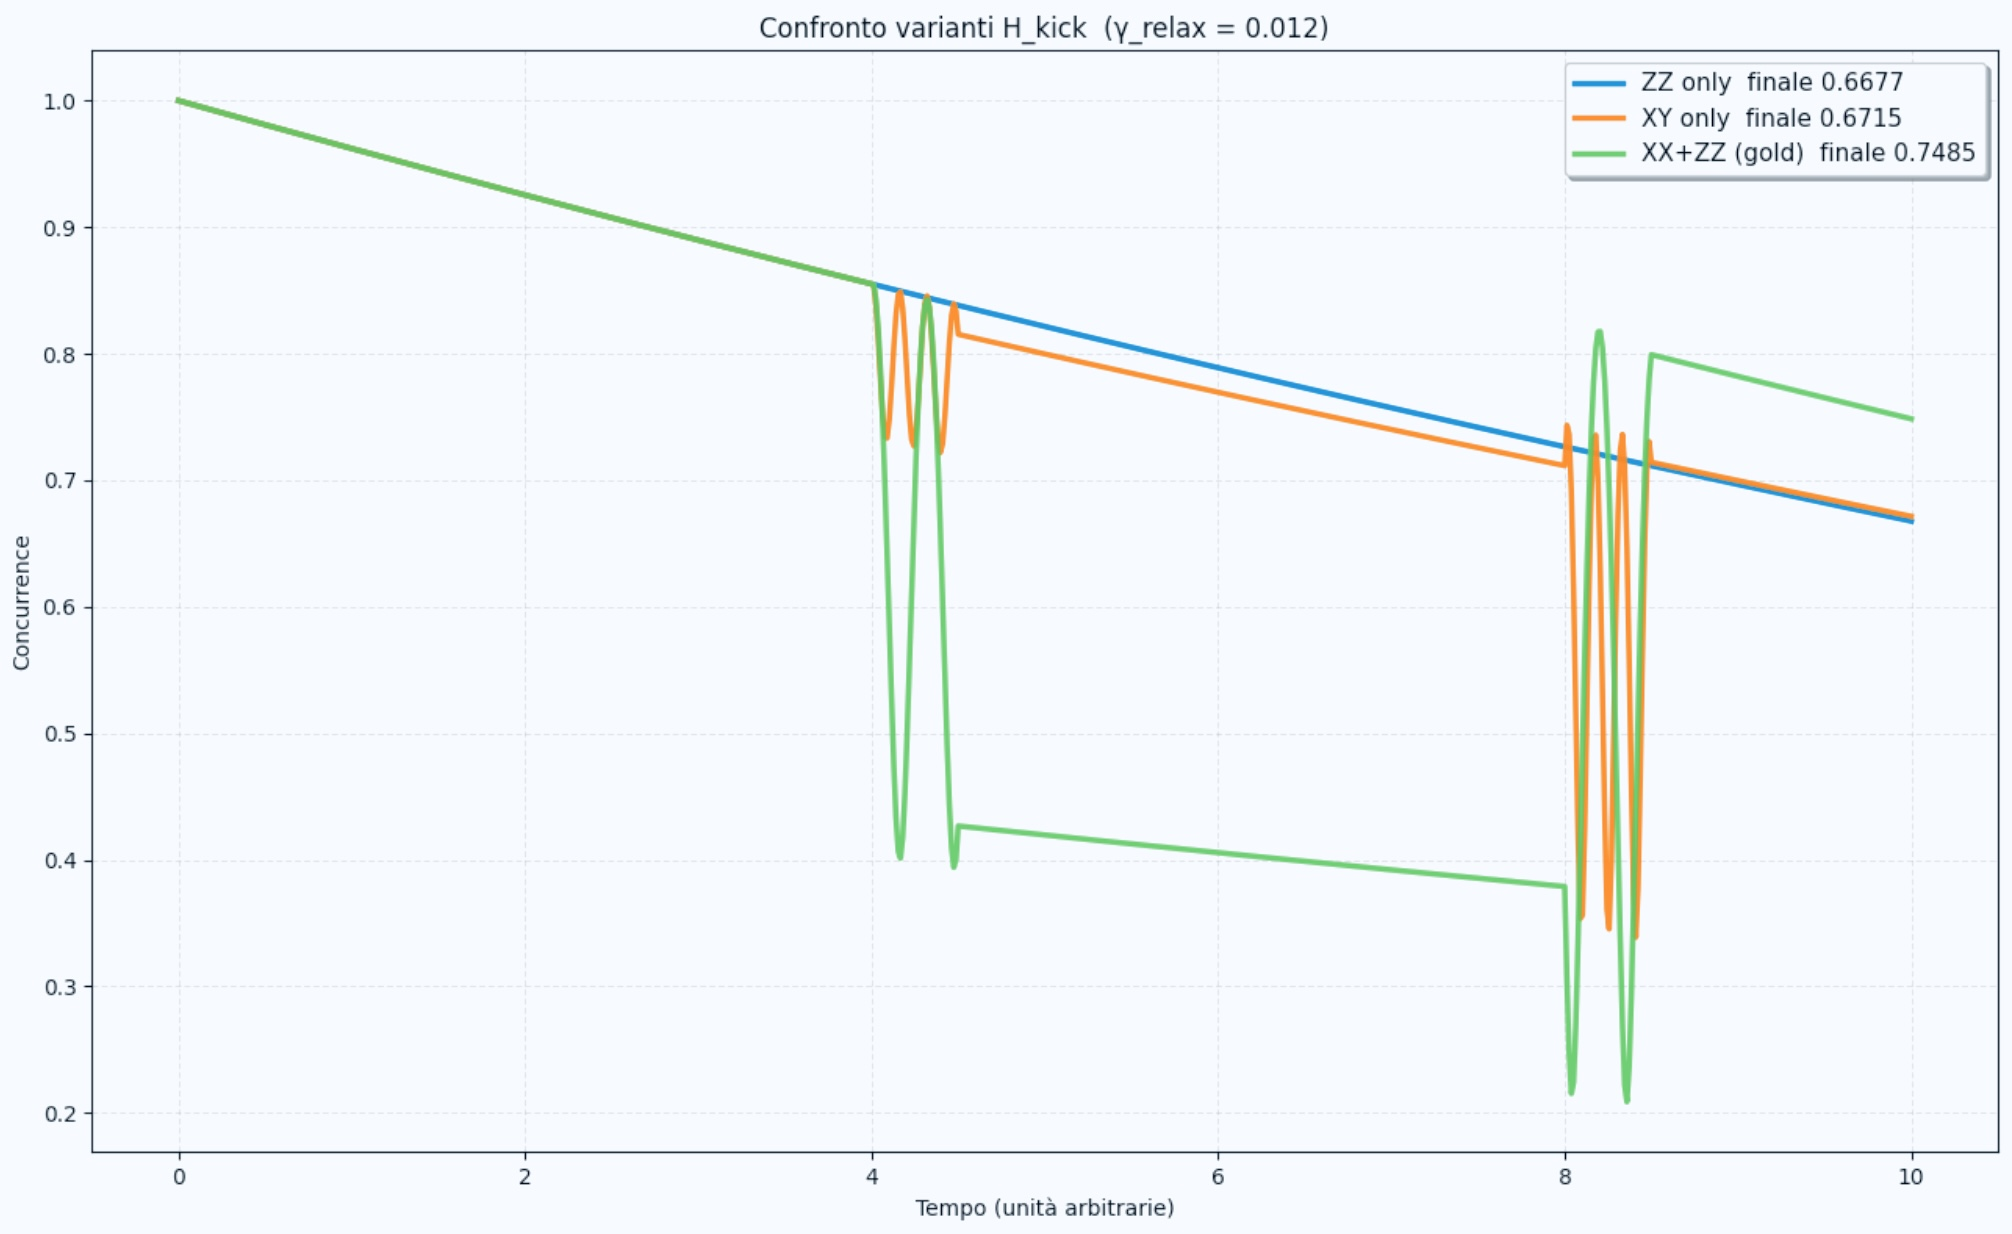

The script that saved this image:
"""
Confronto Varianti H_kick per RENASCENT-Q
========================================
Confronto tra ZZ only, XY only e XX+ZZ (gold) per protezione entanglement sotto decoerenza.
Output: Figura hkick_variants_comparison.pdf con tre curve concurrence vs tempo.



import numpy as np
import qutip as qt
import matplotlib.pyplot as plt

def hkick_variants_comparison(
    gamma_relax=0.012,
    t_braid=10.0,
    kick_interval=4.0,
    kick_strength=5.0,
    kick_duration=0.5
):
    gamma_deph = gamma_relax * 0.6

    psi0 = (qt.tensor(qt.basis(2,0), qt.basis(2,0)) +
            qt.tensor(qt.basis(2,1), qt.basis(2,1))).unit()

    proj11 = qt.basis(2,1).proj()
    H_phase = (np.pi/3) * qt.tensor(proj11, proj11)
    swap_like = qt.Qobj([[0,0,0,0],[0,0,1,0],[0,1,0,0],[0,0,0,0]], dims=[[2,2],[2,2]])
    H_main = H_phase + 0.8 * swap_like

    sm1 = qt.tensor(qt.sigmam(), qt.qeye(2))
    sm2 = qt.tensor(qt.qeye(2), qt.sigmam())
    sz1 = qt.tensor(qt.sigmaz(), qt.qeye(2))
    sz2 = qt.tensor(qt.qeye(2), qt.sigmaz())
    c_ops = [np.sqrt(gamma_relax)*sm1, np.sqrt(gamma_relax)*sm2,
             np.sqrt(gamma_deph/2)*sz1, np.sqrt(gamma_deph/2)*sz2]

    opts = {'store_states': True, 'nsteps': 12000, 'rtol': 1e-8, 'atol': 1e-10}

    variants = {
        'ZZ only': kick_strength * qt.tensor(qt.sigmaz(), qt.sigmaz()),
        'XY only': kick_strength * (qt.tensor(qt.sigmax(), qt.sigmay()) +
                                    qt.tensor(qt.sigmay(), qt.sigmax())),
        'XX+ZZ (gold)': kick_strength * (qt.tensor(qt.sigmax(), qt.sigmax()) +
                                         0.4 * qt.tensor(qt.sigmaz(), qt.sigmaz()))
    }

    results = {}
    plt.figure(figsize=(13, 7.5))

    for name, H_kick in variants.items():
        print(f"Esecuzione: {name}")
        current = psi0
        all_states = [current]
        all_times = [0.0]

        for ks in np.arange(kick_interval, t_braid + 1e-6, kick_interval):
            # Evoluzione libera
            t_end = min(ks, t_braid)
            if t_end - all_times[-1] > 0.02:
                t_norm = np.linspace(all_times[-1], t_end, 200)
                res = qt.mesolve(H_main, current, t_norm, c_ops=c_ops, options=opts)
                current = res.states[-1]
                all_states.extend(res.states[1:])
                all_times.extend(t_norm[1:])

            # Kick
            if ks + kick_duration <= t_braid:
                t_kick = np.linspace(ks, ks + kick_duration, 35)
                res_k = qt.mesolve(H_kick, current, t_kick, c_ops=c_ops, options=opts)
                current = res_k.states[-1]
                all_states.extend(res_k.states[1:])
                all_times.extend(t_kick[1:])

        # Ultimo tratto
        if all_times[-1] < t_braid - 0.02:
            t_final = np.linspace(all_times[-1], t_braid, 200)
            res_final = qt.mesolve(H_main, current, t_final, c_ops=c_ops, options=opts)
            all_states.extend(res_final.states[1:])
            all_times.extend(t_final[1:])

        conc_t = [qt.concurrence(s * s.dag() if s.isket else s) for s in all_states]
        final_c = conc_t[-1]
        results[name] = final_c

        plt.plot(all_times, conc_t, label=f'{name}  (C={final_c:.4f})', lw=2.2, alpha=0.92)

    plt.xlabel('Tempo (unità arbitrarie)')
    plt.ylabel('Concurrence')
    plt.title(f'Confronto varianti H_kick — γ_relax = {gamma_relax:.3f}')
    plt.grid(True, alpha=0.3, ls='--')
    plt.legend(loc='upper right', fontsize=10)
    plt.tight_layout()
    plt.savefig('hkick_variants_comparison.pdf', dpi=380, bbox_inches='tight')
    plt.show()

    print("\nRisultati finali:")
    for name, val in sorted(results.items(), key=lambda x: x[1], reverse=True):
        print(f"  {name:18} → {val:.4f}")

    return results


if __name__ == '__main__':
    hkick_variants_comparison()